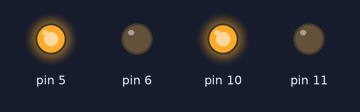
Recording of a sketch running on a simulated Arduino Uno, built with avr-gcc and run on an emulated ATmega328P. Shown: output pins drawn as LEDs (lit = HIGH).

Above: at 0.1 s.
Timing chart, 0 to 1.6 s (numbered marks = the images above):
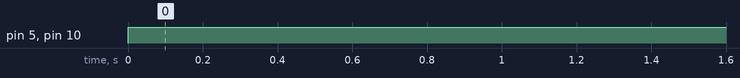

Measured:
- by itself, pin 5, pin 10: LOW → HIGH at 0.00 s

The sketch:

left-right-drive-fixed.ino
```cpp
void setup() {
  // put your setup code here, to run once:
pinMode(10,OUTPUT);
pinMode(11,OUTPUT);
pinMode(5,OUTPUT);
pinMode(6,OUTPUT);
pinMode(1,INPUT);
pinMode(13,INPUT);
}

void loop() {
  // put your main code here, to run repeatedly:
digitalWrite(5,HIGH);
digitalWrite(6,LOW);

digitalWrite(10,HIGH);
digitalWrite(11,LOW);
delay(10000);

}
```
